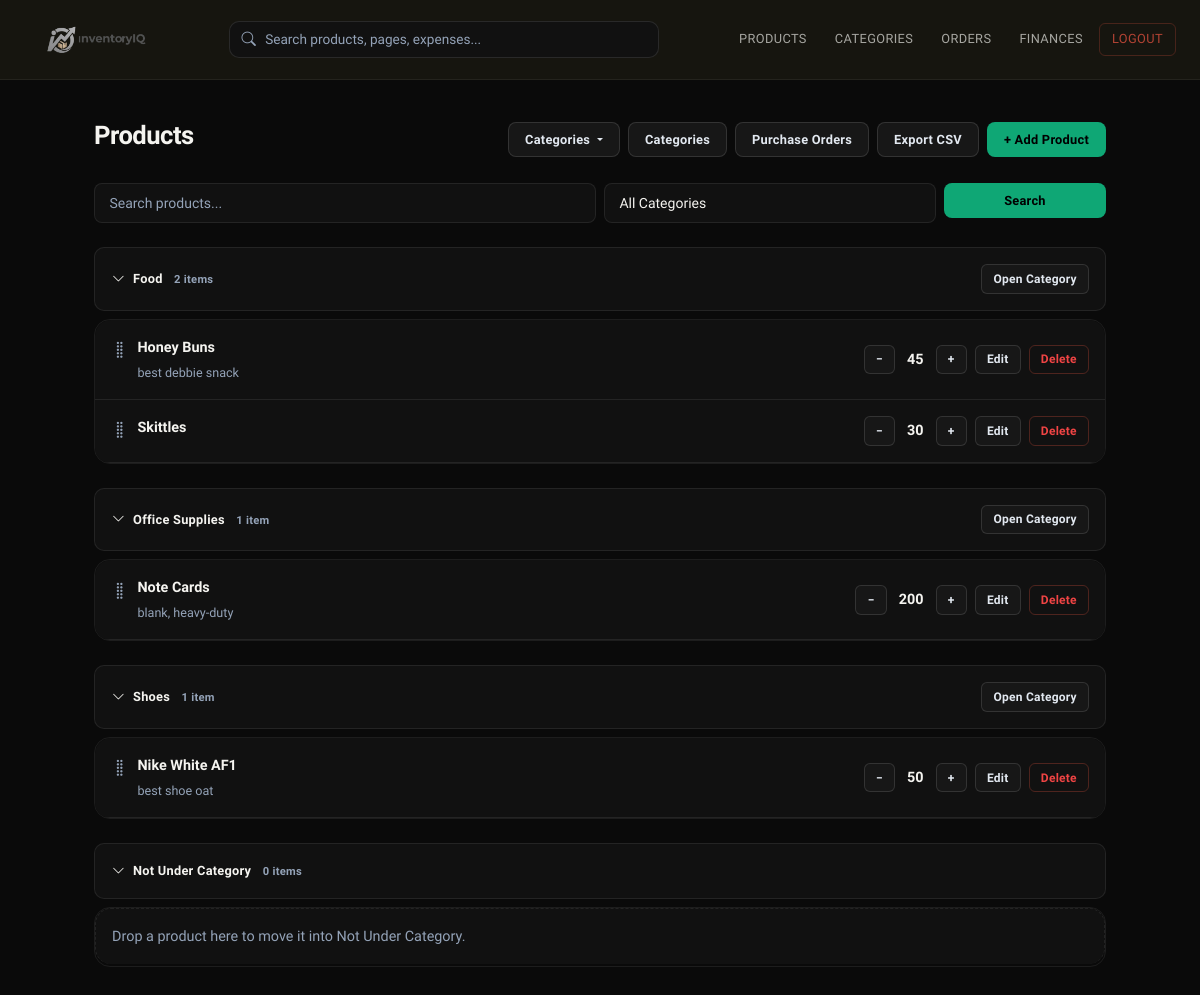
Page /products/ (signed in) on the earlier database version.
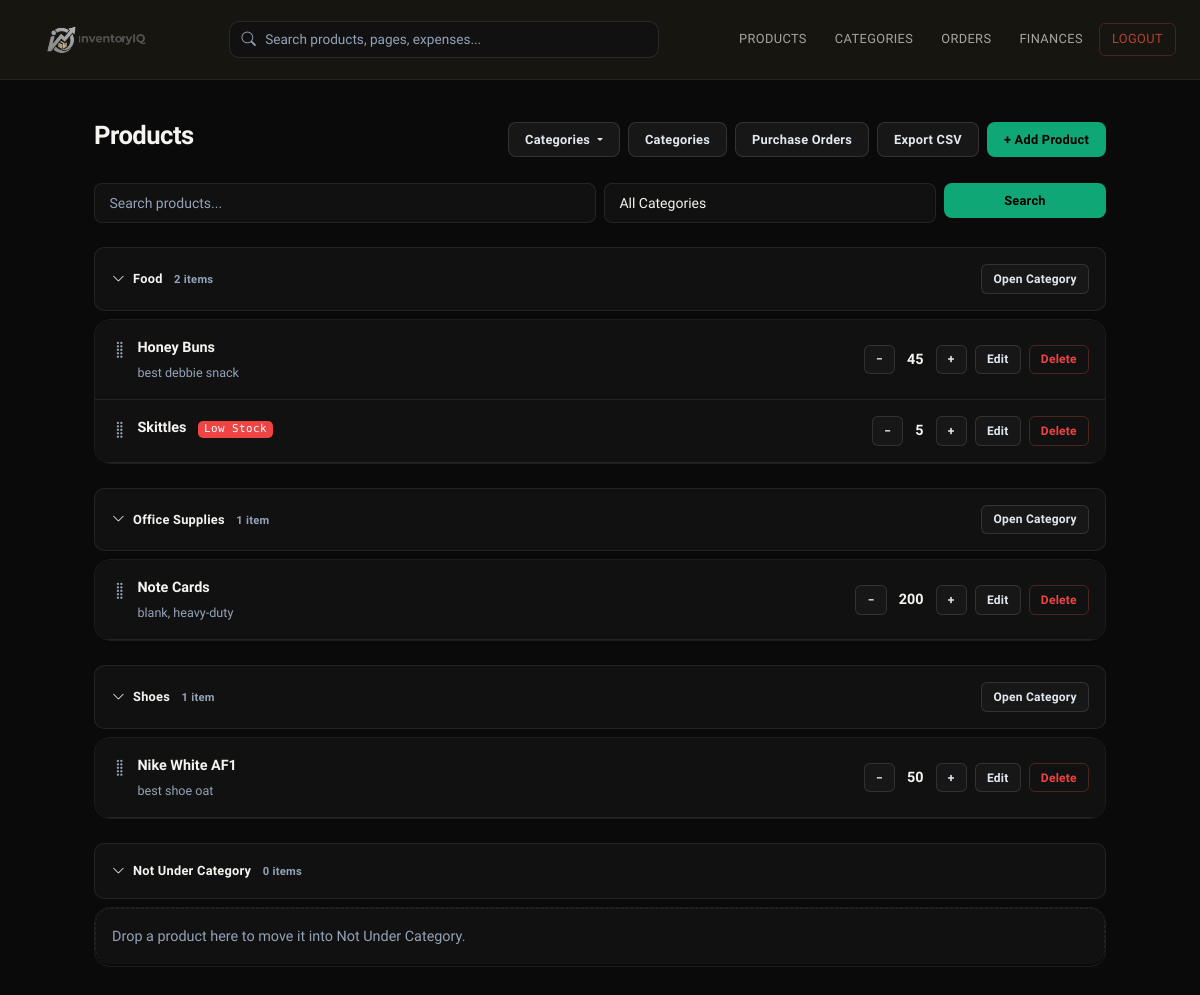
Same page on the later database version.
### inventory/models.py (models this page shows, shortened)
class Product(models.Model):
    user = models.ForeignKey(User, on_delete=models.CASCADE, null=True, blank=True)
    name = models.CharField(max_length=200)
    category = models.ForeignKey(
        Category, on_delete=models.SET_NULL, null=True, blank=True
    )
    quantity = models.PositiveIntegerField(default=0)
    low_stock_threshold = models.PositiveIntegerField(default=5)
    description = models.TextField(blank=True)
    created_at = models.DateTimeField(auto_now_add=True)
    updated_at = models.DateTimeField(auto_now=True)
    sku_number = models.CharField(max_length=100, unique=True, blank=True, null=True)
    low_stock_notified = models.BooleanField(default=False)
    retail_value = models.DecimalField(
        max_digits=10, decimal_places=2, null=True, blank=True
    )
    cost_value = models.DecimalField(
        max_digits=10, decimal_places=2, null=True, blank=True
    )
    display_order = models.PositiveIntegerField(default=0)
    @property
    def is_low_stock(self):
        return self.quantity <= self.low_stock_threshold

### inventory/views.py (the view)
# urls.py: path('products/', views.product_list, name='product_list'),
@login_required
def product_list(request):
    query = request.GET.get("q", "").strip()
    category_id = request.GET.get("category", "").strip()
    highlight_product = request.GET.get("highlight_product", "").strip()
    products = Product.objects.filter(user=request.user).select_related("category").all().order_by("display_order", "name")
    categories = Category.objects.filter(user=request.user).all().order_by("name")
    if query:
        products = products.filter(
            Q(name__icontains=query)
            | Q(description__icontains=query)
            | Q(category__name__icontains=query)
        )
    if category_id:
        products = products.filter(category_id=category_id)
    grouped_dict = {}
    for product in products:
        grouped_dict.setdefault(product.category_id, []).append(product)
    grouped_products = []
    for category in categories:
        products_in_group = grouped_dict.get(category.id, [])
        grouped_products.append(
            {
                "name": category.name,
                "category": category,
                "category_id": str(category.id),
                "products": products_in_group,
                "collapse_id": f"category-products-{category.id}",
            }
        )
    grouped_products.append(
        {
            "name": "Not Under Category",
            "category": None,
            "category_id": "",
            "products": grouped_dict.get(None, []),
            "collapse_id": "category-products-uncategorized",
        }
    )
    return render(
        request,
        "inventory/product_list.html",
        {
            "grouped_products": grouped_products,
            "categories": categories,
            "query": query,
            "selected_category": category_id,
            "highlight_product": highlight_product,
            "total_visible_products": sum(
                len(group["products"]) for group in grouped_products
            ),
        },
    )

### templates/inventory/product_list.html (shortened to what the changed rows need)
{% extends 'base.html' %}
{% block content %}
<div class="d-flex justify-content-between align-items-center mb-4">
    <h2>Products</h2>
</div>
{% if grouped_products %}
    {% for group in grouped_products %}
        <div class="mb-4">
            <div class="product-category-header d-flex justify-content-between align-items-center p-3 mb-2">
                <button
                    class="btn btn-link text-decoration-none text-start p-0 text-reset fw-semibold"
                    type="button"
                    data-bs-toggle="collapse"
                    data-bs-target="#{{ group.collapse_id }}"
                    aria-expanded="true"
                    aria-controls="{{ group.collapse_id }}"
                >
                    <i class="bi bi-chevron-down me-2"></i>{{ group.name }}
                    <span class="text-muted small ms-2">{{ group.products|length }} item{{ group.products|length|pluralize }}</span>
                </button>
                {% if group.category %}
                    <a href="{% url 'category_detail' group.category.pk %}" class="btn btn-sm btn-outline-secondary">
                        Open Category
                    </a>
                {% endif %}
            </div>
            <div id="{{ group.collapse_id }}" class="collapse show product-category-collapse">
                <div class="list-group product-sortable-list {% if group.products %}has-products{% endif %}" data-category-id="{{ group.category_id }}">
                    {% for product in group.products %}
                    <div class="list-group-item product-row d-flex justify-content-between align-items-center py-3 " draggable="true" data-product-id="{{ product.id }}">
                        <div class="d-flex align-items-start gap-2">
                            <span class="drag-handle" title="Drag to reorder"><i class="bi bi-grip-vertical"></i></span>
                            <div>
                                <strong>{{ product.name }}</strong>
                                {% if product.is_low_stock %}
                                <span class="badge bg-danger ms-2">Low Stock</span>
                                {% endif %}
                                {% if product.description %}
                                <div class="text-muted small mt-1">{{ product.description }}</div>
                                {% endif %}
                            </div>
                        </div>
                        <div class="d-flex align-items-center gap-2">
                            <form method="post" action="{% url 'adjust_quantity' product.pk %}" class="d-inline">
                                <button type="submit" class="btn btn-sm btn-outline-secondary">−</button>
                            </form>
                            <span class="fw-bold mx-1">{{ product.quantity }}</span>
                            <form method="post" action="{% url 'adjust_quantity' product.pk %}" class="d-inline">
                                <button type="submit" class="btn btn-sm btn-outline-secondary">+</button>
                            </form>
                            <a href="{% url 'product_edit' product.pk %}" class="btn btn-sm btn-outline-secondary">Edit</a>
                            <a href="{% url 'product_delete' product.pk %}" class="btn btn-sm btn-outline-danger">Delete</a>
                        </div>
                    </div>
                    {% endfor %}
                </div>
            </div>
        </div>
    {% endfor %}
{% else %}
<p class="text-muted">No products yet. <a href="{% url 'product_add' %}">Add your first product.</a></p>
{% endif %}
{% endblock %}

Differences in the rows shown:
changed Product "Skittles": quantity "30" → "5"; now shows "Low Stock"
